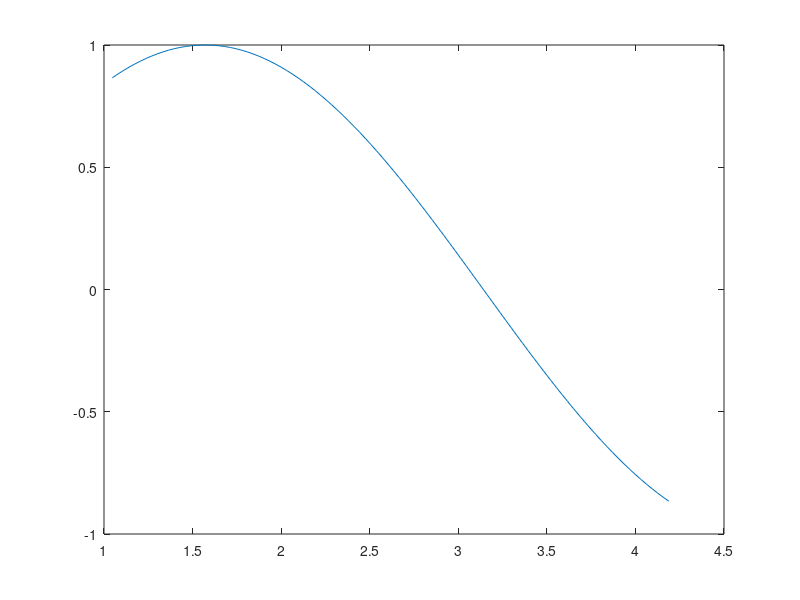

Here is the MATLAB script that generated this plot: (Note: this script raises an error after producing the figure.)
close
clear
%%
% 1.)
close 
clear
f = @(x)sin(x);
x = linspace(pi/3, 4*pi/3, 100);
% a)
plot(x, f(x));
hold on;
% b)
x0 = Bisection(f, min(x), max(x), 10^-5)
scatter(x0, f(x0), 'red');

%%
% 2.)
close
clear
f = @(x) cos(x);
x = linspace(pi/3, 4*pi/3);
% a)
plot(x, f(x));
hold on;
% b)
x0 = Secant(f, min(x), 2, 10^-5, 100)
scatter(x0, f(x0), 'red');

%%
% 3.)
close
clear
f = @(x)sin(2*x);
x = linspace(pi/4, 7*pi/4, 100);
% a)
plot(x, f(x));
hold on;
% b)
x01 = Secant(f, min(x), 2, 10^-5, 100);
x02 = Secant(f, 2, pi, 10^-5, 100);
x03 = Secant(f, 4, max(x), 10^-5, 100);
x0 = [x01; x02; x03]
scatter(x0, f(x0), 'red');

%%
% 4.)
close
clear
f = @(x) x.^2 - x + 3;
g = @(x) exp(x);
x = linspace(0, 2, 100);
% a)
plot(x, f(x), 'blue');
hold on;
plot(x, g(x), 'red');
% b)
% h : f(x) = g(x) -> f(x) - g(x) = 0 = h(xP)
h = @(x) f(x) - g(x);
xP = Secant(h, min(x), max(x), 10^-5, 100)
scatter(xP, f(xP), 'green'); % moze i g(xP)

%%
% 5.)
close
clear
f = @(x) x.^2 - 2;
g = @(x) -x.^2 + 2;
x = linspace(-2, 2, 100);
% a)
plot(x, f(x), 'blue');
hold on;
plot(x, g(x), 'red');
% b)
h = @(x) f(x) - g(x);
x01 = Secant(h, min(x), 0, 10^-5, 100);
x02 = Secant(h, 0, max(x), 10^-5, 100);
x0 = [x01; x02]
scatter(x0, f(x0), 'green');

%%
% 6.)
close
clear
f = @(x) sin(2*x) - x;
x = linspace(0, 2*pi);
% a)
plot(x, f(x));
hold on;
% b)
syms x;
df = matlabFunction(diff(f(x), x));
xMax = Secant(df, 0, 1, 10^-5, 100);
xMin = Secant(df, 5, 6, 10^-5, 100);
xExtremum = [xMax; xMin;]
scatter(xExtremum, f(xExtremum), 'green');